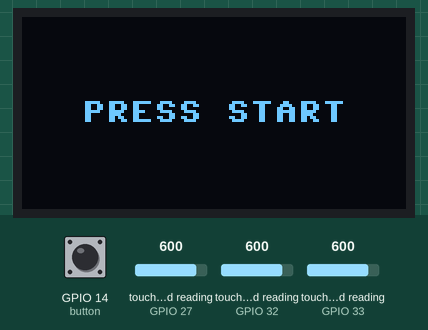
A program run on a simulated ESP32 board running MicroPython. On the bench: 128×64 one-colour display. The test bench sets the inputs (shaded band); at power-on: GPIO 14 (button) HIGH, touch-pad reading (sensors on GPIO 33, GPIO 27, GPIO 32) 600. Random numbers come from a fixed seed.

Above: at 5.0 s.
5.1 s: GPIO 14 (button) pulled LOW for 0.15 s
At 5.5 s:
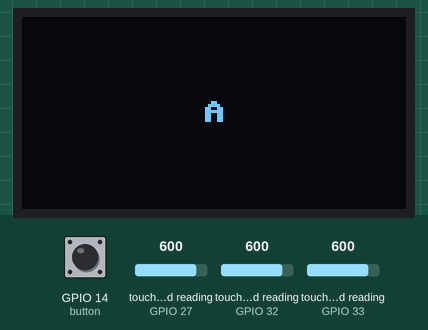
5.8 s: touch-pad reading (sensor on GPIO 33) set to 305
8.5 s: touch-pad reading (sensor on GPIO 33) set to 290
10.0 s: touch-pad reading (sensor on GPIO 33) set to 375
At 10.4 s:
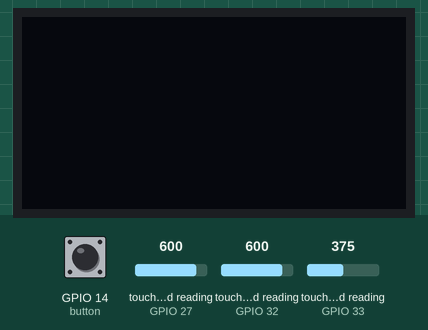
11.5 s: touch-pad reading (sensor on GPIO 33) set to 63
At 12.2 s:
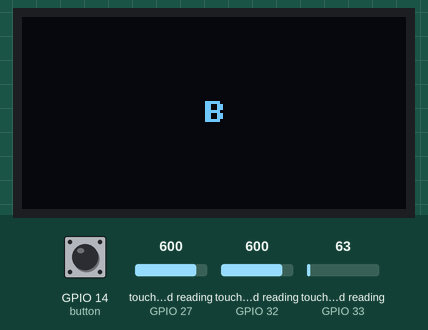
Timing chart, 0 to 14.0 s (numbered marks = the images above; inputs shaded):
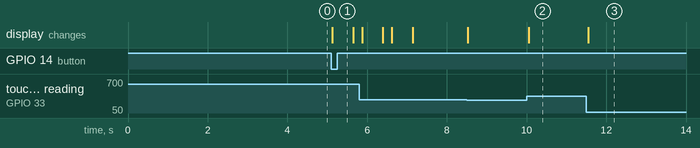

The program:

design_memory_game.py
```python
from machine import Pin, SoftI2C, TouchPad
import ssd1306
import time
import random

button = Pin(14, Pin.IN, Pin.PULL_UP)
i2c = SoftI2C(scl=Pin(22), sda=Pin(21))
oled = ssd1306.SSD1306_I2C(128, 64, i2c)
touch_a = TouchPad(Pin(32))
touch_b = TouchPad(Pin(33))
touch_c = TouchPad(Pin(27))


def show_problem():
    for n in problem:
        oled.fill(0)
        oled.text(names[n], 60, 28)
        oled.show()
        time.sleep(0.5)
        oled.fill(0)
        oled.show()
        time.sleep(0.2)


def pick(n):
    answer.append(n)
    oled.fill(0)
    oled.text(names[n], 60, 28)
    oled.show()
    while touch_a.read() < 300 or touch_b.read() < 300 or touch_c.read() < 300:
        time.sleep(0.05)
    oled.fill(0)
    oled.show()


names = ["A", "B", "C"]
problem = []
answer = []
score = 0
oled.fill(0)
oled.text("PRESS START", 20, 28)
oled.show()
while button.value() == 1:
    time.sleep(0.05)
for i in range(3):
    problem.append(random.randint(0, 2))
show_problem()
while True:
    if touch_a.read() < 300:
        pick(0)
    elif touch_b.read() < 300:
        pick(1)
    elif touch_c.read() < 300:
        pick(2)
    if len(answer) == len(problem):
        correct = 0
        for i in range(len(problem)):
            if answer[i] == problem[i]:
                correct += 1
        oled.fill(0)
        if correct == len(problem):
            oled.text("OK", 56, 28)
            oled.show()
            score += 1
            answer.clear()
            problem.append(random.randint(0, 2))
            time.sleep(1)
            show_problem()
        else:
            oled.text("END", 52, 20)
            oled.text("SCORE " + str(score), 32, 36)
            oled.show()
            break
    time.sleep(0.05)
```

Measured:
- after the input at 5.1 s, the display: changes at once (image 1)
- after the input at 10.0 s, the display: changes after 0.06 s (image 2)
- after the input at 11.5 s, the display: changes at once (image 3)
